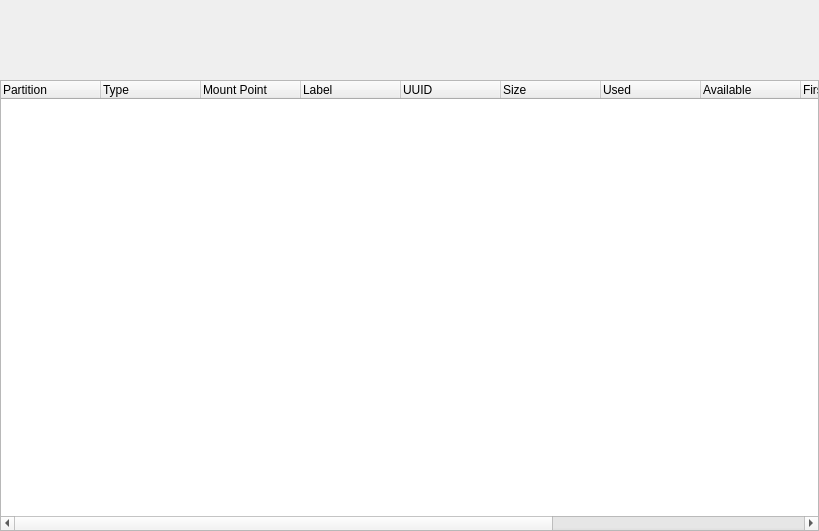
<?xml version="1.0" encoding="UTF-8"?>
<ui version="4.0">
 <class>PartitionManagerWidgetBase</class>
 <widget class="QWidget" name="PartitionManagerWidgetBase">
  <property name="geometry">
   <rect>
    <x>0</x>
    <y>0</y>
    <width>819</width>
    <height>531</height>
   </rect>
  </property>
  <property name="windowTitle">
   <string comment="@title:window">KDE Partition Manager</string>
  </property>
  <layout class="QVBoxLayout" name="verticalLayout">
   <property name="margin">
    <number>0</number>
   </property>
   <item>
    <widget class="PartTableWidget" name="m_PartTableWidget" native="true">
     <property name="sizePolicy">
      <sizepolicy hsizetype="Expanding" vsizetype="Fixed">
       <horstretch>0</horstretch>
       <verstretch>0</verstretch>
      </sizepolicy>
     </property>
     <property name="minimumSize">
      <size>
       <width>0</width>
       <height>74</height>
      </size>
     </property>
     <property name="maximumSize">
      <size>
       <width>16777215</width>
       <height>74</height>
      </size>
     </property>
     <property name="contextMenuPolicy">
      <enum>Qt::CustomContextMenu</enum>
     </property>
    </widget>
   </item>
   <item>
    <widget class="QTreeWidget" name="m_TreePartitions">
     <property name="contextMenuPolicy">
      <enum>Qt::CustomContextMenu</enum>
     </property>
     <property name="alternatingRowColors">
      <bool>true</bool>
     </property>
     <property name="iconSize">
      <size>
       <width>32</width>
       <height>32</height>
      </size>
     </property>
     <property name="rootIsDecorated">
      <bool>false</bool>
     </property>
     <property name="uniformRowHeights">
      <bool>true</bool>
     </property>
     <property name="itemsExpandable">
      <bool>false</bool>
     </property>
     <column>
      <property name="text">
       <string>Partition</string>
      </property>
     </column>
     <column>
      <property name="text">
       <string>Type</string>
      </property>
     </column>
     <column>
      <property name="text">
       <string>Mount Point</string>
      </property>
     </column>
     <column>
      <property name="text">
       <string>Label</string>
      </property>
     </column>
     <column>
      <property name="text">
       <string>UUID</string>
      </property>
     </column>
     <column>
      <property name="text">
       <string>Size</string>
      </property>
     </column>
     <column>
      <property name="text">
       <string>Used</string>
      </property>
     </column>
     <column>
      <property name="text">
       <string>Available</string>
      </property>
     </column>
     <column>
      <property name="text">
       <string>First Sector</string>
      </property>
     </column>
     <column>
      <property name="text">
       <string>Last Sector</string>
      </property>
     </column>
     <column>
      <property name="text">
       <string>Number of Sectors</string>
      </property>
     </column>
     <column>
      <property name="text">
       <string>Flags</string>
      </property>
     </column>
    </widget>
   </item>
  </layout>
 </widget>
 <customwidgets>
  <customwidget>
   <class>PartTableWidget</class>
   <extends>QWidget</extends>
   <header>gui/parttablewidget.h</header>
   <container>1</container>
  </customwidget>
 </customwidgets>
 <resources/>
 <connections/>
</ui>
